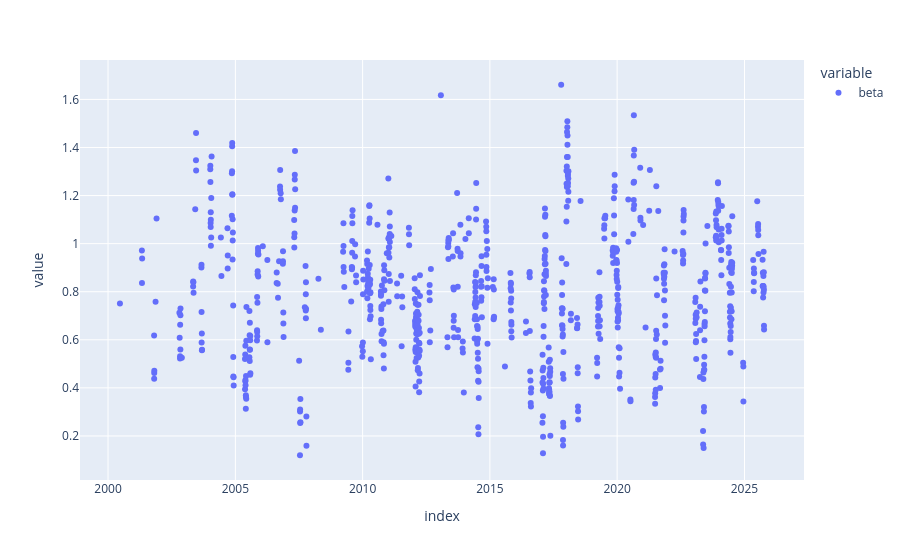

Notebook source saved alongside this figure:
### Code cell
px.scatter(cond_serie)

### Figure 1 — Plotly figure (JSON) as saved in the notebook; plotly's stock layout.template omitted (floating-point values rounded to 4 significant figures; data arrays with more than 128 entries replaced by an {"elided": "..."} marker saying what was removed)
{"data": [{"hovertemplate": "variable=beta<br>index=%{x}<br>value=%{y}<extra></extra>", "legendgroup": "beta", "marker": {"color": "#636efa", "symbol": "circle"}, "mode": "markers", "name": "beta", "orientation": "v", "showlegend": true, "type": "scatter", "x": {"elided": "800 str values"}, "xaxis": "x", "y": {"elided": "800 float values"}, "yaxis": "y"}], "layout": {"legend": {"title": {"text": "variable"}, "tracegroupgap": 0}, "margin": {"t": 60}, "xaxis": {"anchor": "y", "domain": [0, 1], "title": {"text": "index"}}, "yaxis": {"anchor": "x", "domain": [0, 1], "title": {"text": "value"}}}}
